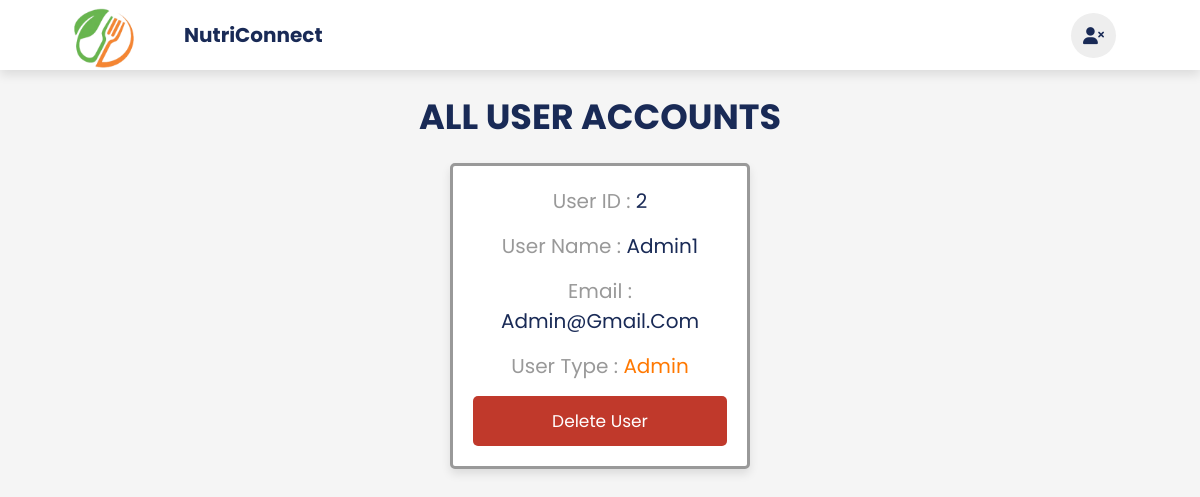
/admin_user.php (signed in), run on the app's committed database.
### tables this page shows
CREATE TABLE IF NOT EXISTS `users` (
  `id` int(100) NOT NULL AUTO_INCREMENT,
  `name` varchar(100) NOT NULL,
  `email` varchar(100) NOT NULL,
  `number` int(100) NOT NULL,
  `address` varchar(500) NOT NULL,
  `password` varchar(100) NOT NULL,
  `user_type` varchar(20) NOT NULL,
  PRIMARY KEY (`id`)
);

### admin_user.php (the view, shortened to what this page needs)
<?php
include 'connect.php';
?>
<!DOCTYPE html>
<html lang="en">
<head>
   <link rel="stylesheet" href="https://cdnjs.cloudflare.com/ajax/libs/font-awesome/6.0.0/css/all.min.css">
   <link rel="stylesheet" href="css/admin_styles.css">
</head>
<body>
   <div class="headers">
      <a href="admin_home.php" class="logo">
         <div class="lo">
            <img src="images/logo1.png" style="width: 60px; height:60px">
         </div>NutriConnect
      </a>
      <div class="icons">
         <a href="admin_home.php" class="fa-solid fa-user-xmark"></a>
      </div>
   </div>
   <section class="users">
      <h1 class="heading"> All User Accounts </h1>
      <div class="box-container">
         <?php
         $select_users = mysqli_query($conn, "SELECT * FROM `users`") or die('query failed');
         while ($fetch_users = mysqli_fetch_assoc($select_users)) {
            ?>
            <div class="box">
               <p> User ID : <span><?php echo $fetch_users['id']; ?></span> </p>
               <p> User Name : <span><?php echo $fetch_users['name']; ?></span> </p>
               <p> Email : <span><?php echo $fetch_users['email']; ?></span> </p>
               <p> User Type : <span
                     style="color:<?php if ($fetch_users['user_type'] == 'admin') {
                        echo 'var(--orange)';
                     } ?>"><?php echo $fetch_users['user_type']; ?></span>
               </p>
               <a href="admin_user.php?delete=<?php echo $fetch_users['id']; ?>"
                  onclick="return confirm('Delete This User?');" class="delete-btn">Delete User</a>
            </div>
            <?php
         }
         ?>
      </div>
   </section>
</body>
</html>

### css/admin_styles.css (style rules this page uses)
:root { --blue: #192a56; --red: #c0392b; --orange: #ff7800; --black: #000; --white: #fff; --bg-color: #eee; --light-bg: #f5f5f5; --dark-bg: rgba(0, 0, 0, .7); --box-shadow: 0 .5rem 1rem rgba(0, 0, 0, .1); --border: .3rem solid #999; }
* { font-family: 'Poppins', sans-serif; margin: 0; padding: 0; box-sizing: border-box; outline: none; border: none; text-decoration: none; text-transform: capitalize; }
html { font-size: 62.5%; overflow-x: hidden; }
body { background-color: var(--light-bg); }
section { padding: 3rem 2rem; }
.heading { text-align: center; font-size: 3.5rem; text-transform: uppercase; color: var(--blue); margin-top: 6rem; margin-bottom: 2rem; }
.headers { position: fixed; margin-bottom: 100px; top: 0; left: 0; right: 0; background: #fff; padding: 1rem 7%; display: flex; align-items: center; justify-content: space-between; z-index: 1000; box-shadow: var(--box-shadow); height: 70px; }
.headers .logo { color: var(--blue); font-size: 2rem; font-weight: bolder; margin-left: 100px; }
.headers .logo img { width: 50px; height: 50px; }
.headers .icons a { cursor: pointer; margin-left: .5rem; height: 4.5rem; line-height: 4.5rem; width: 4.5rem; text-align: center; font-size: 1.7rem; color: var(--blue); border-radius: 50%; background: #eee; }
.lo { position: fixed; margin-left: -110px; margin-top: -12px; }
.btn, .option-btn, .delete-btn { display: block; width: 100%; text-align: center; background-color: var(--blue); color: var(--white); font-size: 1.7rem; padding: 1.2rem 3rem; border-radius: .5rem; cursor: pointer; margin-top: 1rem; }
.delete-btn { margin-top: 10px; background-color: var(--red); }
.users .box-container { display: grid; grid-template-columns: repeat(auto-fit, 30rem); justify-content: center; gap: 1.5rem; max-width: 1200px; margin: 0 auto; align-items: flex-start; }
.users .box-container .box { background-color: var(--white); padding: 2rem; border: var(--border); box-shadow: var(--box-shadow); border-radius: .5rem; text-align: center; }
.users .box-container .box p { padding-bottom: 1.5rem; font-size: 2rem; color: #999; }
.users .box-container .box p span { color: var(--blue); }
.users .box-container .box .delete-btn { margin-top: 0; }

### data on the page
users: id "2", name "Admin1", email "Admin@gmail.com", user_type "Admin"
